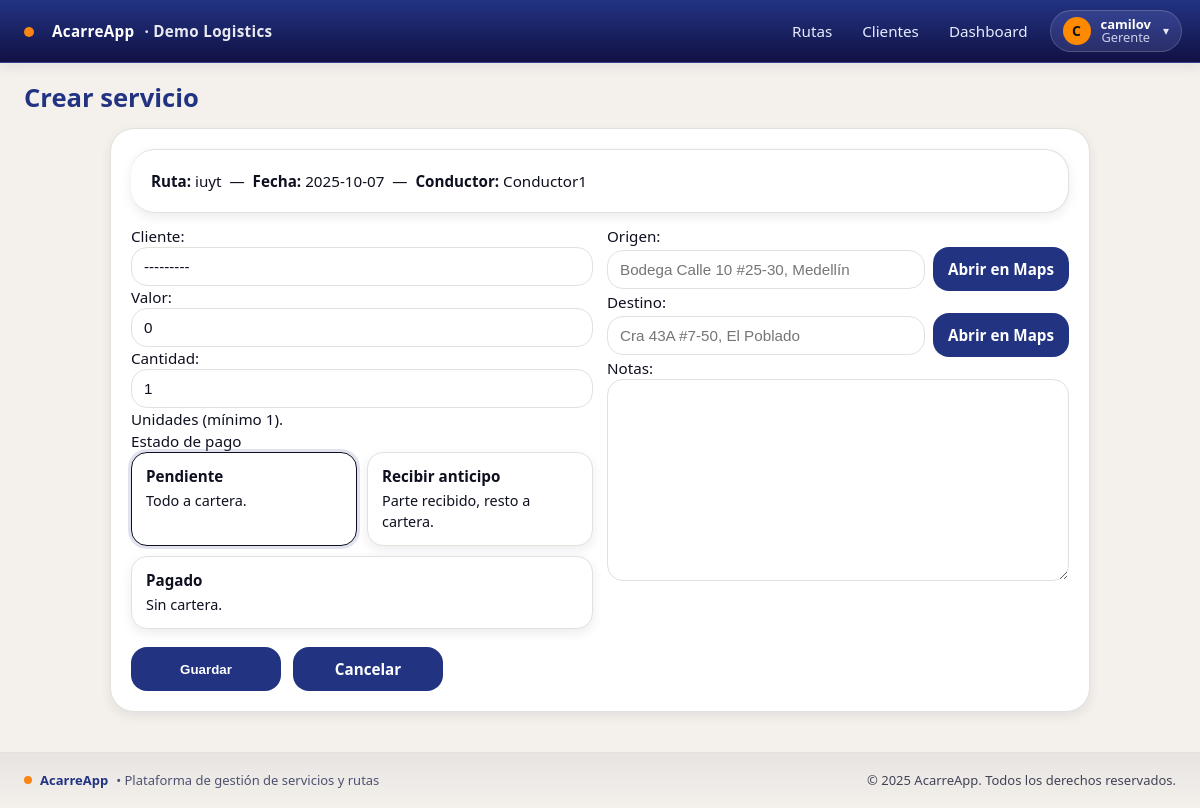
Page /servicios/crear/?ruta=23 (signed in) on the committed database.
### empresa/models.py (models this page shows, shortened)
class Empresa(models.Model):
    nombre = models.CharField(max_length=120, unique=True)
    slug = models.SlugField(max_length=60, unique=True)
    nit = models.CharField(max_length=30, blank=True)
    activa = models.BooleanField(default=True)
    created_at = models.DateTimeField(auto_now_add=True)

### usuarios/models.py (models this page shows, shortened)
class UserProfile(models.Model):
    user = models.OneToOneField(User, on_delete=models.CASCADE)
    empresa = models.ForeignKey(Empresa, on_delete=models.PROTECT, null=True)
    rol = models.CharField(max_length=20, choices=[('GERENTE','Gerente'),('CONDUCTOR','Conductor')])

### rutas/models.py (models this page shows, shortened)
class Ruta(models.Model):
    empresa = models.ForeignKey(Empresa, on_delete=models.CASCADE)
    fecha_salida = models.DateField()
    vehiculo = models.ForeignKey(Vehiculo, on_delete=models.PROTECT)
    conductor = models.ForeignKey(User, on_delete=models.PROTECT)
    base_efectivo = models.DecimalField(max_digits=10, decimal_places=2, default=200000)
    estado = models.CharField(max_length=20, choices=[('ACTIVA', 'Activa'), ('CERRADA', 'Cerrada')], default='ACTIVA')
    nombre = models.CharField(max_length=150, blank=True, help_text="Ej: Jardin - Medellin - Jardin")
    created_at = models.DateTimeField(auto_now_add=True)

### servicios/views.py (the view)
# urls.py: path('crear/', views.crear_servicio, name='crear'),
@login_required
@user_passes_test(_is_gerente)
def crear_servicio(request):
    ruta_prefill = None
    initial = {}
    ruta_id = request.GET.get('ruta')
    if ruta_id:
        ruta_prefill = get_object_or_404(Ruta, pk=ruta_id)
        if ruta_prefill.estado != 'ACTIVA':
            messages.error(request, 'Esta ruta está CERRADA. No se pueden agregar servicios.')
            return redirect('rutas:detail', pk=ruta_prefill.pk)
        initial['ruta'] = ruta_prefill.pk
    if request.method == 'POST':
        form = ServicioForm(request.POST)
        if form.is_valid():
            obj = form.save(commit=False)
            if ruta_prefill:
                obj.ruta = ruta_prefill
            try:
                obj.empresa = ruta_prefill.empresa if ruta_prefill else get_current_empresa()
            except Exception:
                obj.empresa = getattr(ruta_prefill, 'empresa', None)
            obj.valor = obj.valor or 0
            obj.anticipo = obj.anticipo or 0
            if obj.estado_pago == Servicio.PAGADO:
                obj.anticipo = obj.valor
            elif obj.estado_pago == Servicio.PENDIENTE:
                obj.anticipo = 0
            obj.save()
            messages.success(request, f"Servicio #{obj.id} creado correctamente.")
            return redirect('servicios:detail', pk=obj.pk)
        else:
            print("ERRORES:", form.errors)
            messages.error(request, "Por favor revisa los campos del formulario.")
    else:
        form = ServicioForm(initial=initial)
    return render(request, 'servicios/crear_servicio.html', {
        'form': form,
        'ruta_prefill': ruta_prefill
    })

### acarreapp/context_processors.py (called while the page is built)
def vapid_public_key(request):
    return {"VAPID_PUBLIC_KEY": settings.VAPID_PUBLIC_KEY}

### acarreapp/tenancy.py (called while the page is built)
def set_current_empresa(empresa):
    _state.empresa = empresa

def get_current_empresa():
    return getattr(_state, 'empresa', None)

def empresa_context(request):
    return {'empresa_actual': get_current_empresa()}

### empresa/models.py (called while the page is built)
    def __str__(self):
        return self.nombre

### servicios/views.py (called while the page is built)
def _is_gerente(u):
    role = getattr(getattr(u, 'userprofile', None), 'rol', '')
    return u.is_superuser or u.is_staff or role == 'GERENTE'

### templates/servicios/crear_servicio.html (shortened to what this page needs)
{% extends "base.html" %}
{% block content %}
<h1 class="mb-3">Crear servicio</h1>
<form method="post" class="card card-body form-shell">
  {% if ruta_prefill %}
    <div class="card" style="border-left:6px solid var(--pri-500); margin-bottom:12px;">
      <div class="card-body">
        <strong>Ruta:</strong> {{ ruta_prefill.nombre|default:"(sin nombre)" }}
        &nbsp;—&nbsp; <strong>Fecha:</strong> {{ ruta_prefill.fecha_salida|date:"Y-m-d" }}
        &nbsp;—&nbsp; <strong>Conductor:</strong> {% firstof ruta_prefill.conductor.get_full_name ruta_prefill.conductor.username "—" %}
      </div>
    </div>
  {% endif %}
  <div class="grid-2">
    <div>
      <div class="mb-3">
        {{ form.cliente.label_tag }} {{ form.cliente }} {{ form.cliente.errors }}
      </div>
      <div class="mb-3">
        {{ form.valor.label_tag }} {{ form.valor }} {{ form.valor.errors }}
      </div>
      <div class="mb-3">
        {{ form.cantidad.label_tag }} {{ form.cantidad }} {{ form.cantidad.errors }}
        <div class="form-text">Unidades (mínimo 1).</div>
      </div>
      <div class="pay-group">
        <label class="form-label">Estado de pago</label>
        <div class="pay-cards" id="payCards">
          <div class="pay-card" data-value="PEND">
            <div class="pay-title">Pendiente</div>
            <div class="pay-desc">Todo a cartera.</div>
          </div>
          <div class="pay-card" data-value="ANT">
            <div class="pay-title">Recibir anticipo</div>
            <div class="pay-desc">Parte recibido, resto a cartera.</div>
          </div>
          <div class="pay-card" data-value="PAG">
            <div class="pay-title">Pagado</div>
            <div class="pay-desc">Sin cartera.</div>
          </div>
        </div>
      </div>
    </div>
    <div>
      <div class="mb-3">
        {{ form.origen.label_tag }}
        <div class="map-row">
          {{ form.origen }}
          <a class="btn btn-outline-secondary map-btn" id="btnOrigen" href="#" target="_blank" rel="noopener">Abrir en Maps</a>
        </div>
      </div>
      <div class="mb-3">
        {{ form.destino.label_tag }}
        <div class="map-row">
          {{ form.destino }}
          <a class="btn btn-outline-secondary map-btn" id="btnDestino" href="#" target="_blank" rel="noopener">Abrir en Maps</a>
        </div>
      </div>
      <div class="mb-3">
        {{ form.notas.label_tag }} {{ form.notas }} {{ form.notas.errors }}
      </div>
    </div>
  </div>
  <div class="actions mt-2">
    <button class="btn btn-primary" type="submit">Guardar</button>
    <a href="{% url 'rutas:list' %}" class="btn btn-outline-secondary">Cancelar</a>
  </div>
</form>
{% endblock %}

### templates/includes/navbar.html (shortened to what this page needs)
<header class="navbar">
  <div class="container nav-inner" style="padding-left:18px; padding-right:18px;">
    <a class="brand" href="{% url 'rutas:list' %}" style="display:flex;align-items:center;gap:10px;">
      <span class="dot" style="margin-left:6px;margin-right:8px;transform:translateY(1px);"></span>
      <span>AcarreApp</span>
      {% if empresa_actual %}
        <span class="empresa">· {{ empresa_actual.nombre }}</span>
      {% endif %}
    </a>
    {% if request.user.is_authenticated %}
      {% with rol=request.user.userprofile.rol|default_if_none:'' %}
        {% if request.user.is_superuser or request.user.is_staff or rol == 'GERENTE' %}
          <nav class="nav main-nav" aria-label="Navegación principal">
            <a href="{% url 'rutas:list' %}">Rutas</a>
            <a href="{% url 'empresa:clientes_list' %}">Clientes</a>
            <a href="{% url 'dashboard:home' %}">Dashboard</a>
          </nav>
        {% else %}
          <nav class="nav main-nav" aria-label="Navegación principal">
            <a href="{% url 'rutas:list' %}">Rutas</a>
          </nav>
        {% endif %}
        <div class="menu-right" style="display:flex;align-items:center;gap:10px;">
          <button class="userchip" id="userchip" aria-haspopup="true" aria-expanded="false"
                  title="{{ request.user.get_full_name|default:request.user.username }}">
            <span class="avatar">
              {{ request.user.get_full_name|default:request.user.username|first|upper }}
            </span>
            <span class="meta">
              <span class="name">{{ request.user.get_full_name|default:request.user.username }}</span>
              {% if rol %}<span class="role">{{ rol|title }}</span>{% endif %}
            </span>
            <span class="caret">▾</span>
          </button>
        </div>
      {% endwith %}
    {% else %}
      <nav class="nav main-nav" aria-label="Navegación principal">
        <a href="{% url 'login' %}">Iniciar sesión</a>
      </nav>
    {% endif %}
  </div>
</header>

### static/css/acarreapp.css (style rules this page uses)
:root { --brand-900: #111144; --brand-800: #223382; --brand-300: #9BACD8; --accent-500: #F98513; --bg-100: #F4F1EC; --bg-200: #DAD1C8; --ink-900: #0E1020; --ink-700: #2E3147; --ink-500: #4E5270; --line-200:#E3E1DB; --radius-sm: 10px; --radius-md: 16px; --radius-lg: 24px; --shadow-1: 0 4px 12px rgba(17,17,68,0.08); --shadow-2: 0 10px 30px rgba(17,17,68,0.12); --font-sans: ui-sans-serif, system-ui, -apple-system, "Segoe UI", Roboto, "Helvetica Neue", Arial, "Noto Sans", "Liberation Sans", "Apple Color Emoji", "Segoe UI Emoji"; --fs-xs: clamp(12px, 0.72rem, 13px); --fs-sm: clamp(13px, 0.8rem, 14px); --fs-md: clamp(14px, 0.95rem, 16px); --fs-lg: clamp(16px, 1.05rem, 18px); --fs-xl: clamp(18px, 1.25rem, 22px); --fs-2xl: clamp(22px, 1.6rem, 28px); --container-max: 1200px; --st-pend: #7A7F9A; --st-ant: #2F7D32; --st-pag: #1C5DFF; --st-warn: #C17C00; --st-error:#B00020; }
*, *::before, *::after { box-sizing: border-box; }
html, body { height: 100%; }
body { margin: 0; background: var(--bg-100); color: var(--ink-900); font-family: var(--font-sans); font-size: var(--fs-md); line-height: 1.45; -webkit-font-smoothing: antialiased; text-rendering: optimizeLegibility; }
a { color: inherit; }
.container { width: 100%; margin-inline: auto; padding-inline: 16px; max-width: var(--container-max); }
h1, .h1 { font-size: var(--fs-2xl); margin: 0 0 12px; font-weight: 700; color: var(--brand-800); }
.card { background: #fff; border: 1px solid var(--line-200); border-radius: var(--radius-lg); box-shadow: var(--shadow-1); overflow: hidden; }
.card-body { padding: 16px; }
.btn { --btn-bg: var(--brand-800); --btn-fg: #fff; --btn-border: transparent; appearance: none; display: inline-flex; align-items: center; justify-content: center; gap: 8px; padding: 10px 14px; font-weight: 600; border-radius: var(--radius-md); border: 1px solid var(--btn-border); background: var(--btn-bg); color: var(--btn-fg); text-decoration: none; cursor: pointer; transition: transform .06s ease, box-shadow .2s ease, background .2s ease; }
.btn-primary { --btn-bg: var(--brand-800); }
.input, input[type="text"], input[type="number"], input[type="date"], input[type="time"], input[type="email"], select, textarea { width: 100%; padding: 10px 12px; border-radius: var(--radius-md); border: 1px solid var(--line-200); background: #fff; color: var(--ink-900); font-size: var(--fs-md); outline: none; transition: box-shadow .2s ease, border-color .2s ease; }
.navbar { position: sticky; top: 0; z-index: 10; background: linear-gradient(180deg, var(--brand-800), var(--brand-900)); color: #fff; border-bottom: 1px solid rgba(255,255,255,0.08); box-shadow: var(--shadow-1); }
.nav-inner { display: grid; grid-template-columns: 1fr auto auto; align-items: center; gap: 12px; padding: 8px 0; }
.brand { display: inline-flex; align-items: center; gap: 10px; color: #fff; text-decoration: none; font-weight: 800; letter-spacing: .02em; }
.brand .empresa { color: rgba(255,255,255,0.9); font-weight: 700; }
.brand .dot { width: 10px; height: 10px; border-radius: 50%; background: var(--accent-500); }
.nav { display: flex; gap: 6px; padding: 4px 0; }
.main-nav { display: flex; gap: 12px; justify-content: center; flex-wrap: wrap; }
.nav a { color: #E8ECFF; text-decoration: none; padding: 8px 10px; border-radius: 8px; }
.menu-right { justify-self: end; position: relative; }
.userchip { display: inline-flex; align-items: center; gap: 10px; padding: 6px 10px; border-radius: 999px; border: 1px solid rgba(255,255,255,0.12); background: rgba(255,255,255,0.06); color: #fff; font: inherit; cursor: pointer; }
.userchip .avatar { width: 28px; height: 28px; border-radius: 50%; background: var(--accent-500); color: #1b1b1b; font-weight: 800; display:flex; align-items:center; justify-content:center; }
.userchip .meta { display:flex; flex-direction: column; line-height: 1.05; }
.userchip .name { font-size: var(--fs-sm); }
.userchip .role { font-size: var(--fs-xs); opacity: .9; color: #E8ECFF; }
.userchip .caret { font-size: 16px; margin-left: 2px; opacity: .9; }
@media (min-width: 768px) { .nav { gap: 10px; } }
@media (min-width: 768px) { .card-body { padding: 20px; } }
@media (min-width: 1100px) { .container { padding-inline: 24px; } }
input:not([type="date"]), select, textarea { appearance: none; -webkit-appearance: none; }

### rows in the picture
Empresa: nombre "Demo Logistics"
UserProfile: rol "Gerente"
Ruta: nombre "iuyt", fecha_salida "2025-10-07", conductor.username "Conductor1"

### other values in the picture
{{ request.user.get_full_name|default:request.user.username|first|upper }} "C"
{{ request.user.get_full_name|default:request.user.username }} "camilov"
